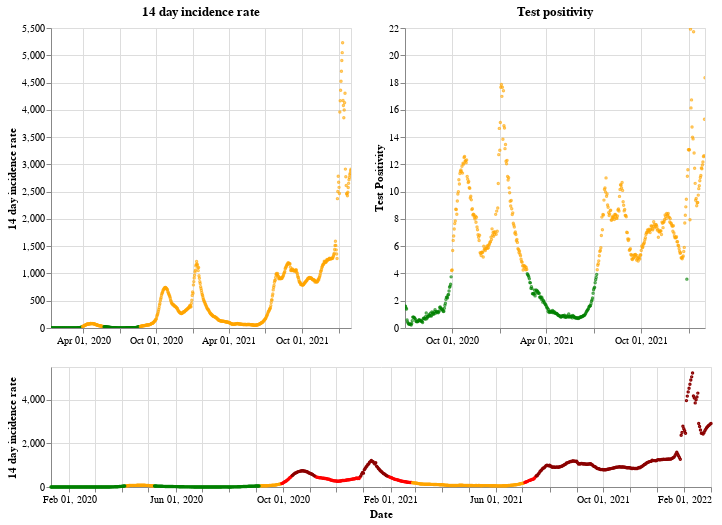

Notebook code cell kept with this figure:
### Markdown cell above
## Northern Ireland

### Code cell
plot_traffic_light('Northern Ireland')

### Figure 1 — Vega-Lite specification as saved in the notebook (floating-point values rounded to 4 significant figures; data arrays with more than 128 entries replaced by an {"elided": "..."} marker saying what was removed)
{"config": {"view": {"continuousWidth": 400, "continuousHeight": 300}}, "vconcat": [{"hconcat": [{"mark": {"type": "point", "size": 2}, "encoding": {"color": {"condition": {"value": "green", "test": "(datum.twoWeeklyCasesRate <= 25)"}, "value": "orange"}, "tooltip": [{"type": "nominal", "field": "areaName"}, {"type": "temporal", "field": "date"}, {"type": "quantitative", "field": "twoWeeklyCasesRate"}, {"type": "quantitative", "field": "testPositivity"}], "x": {"type": "temporal", "axis": {"title": ""}, "field": "date", "scale": {"domain": {"selection": "DateBrush"}}, "timeUnit": "yearmonthdate"}, "y": {"type": "quantitative", "axis": {"title": "14 day incidence rate"}, "field": "twoWeeklyCasesRate"}}, "title": "14 day incidence rate", "width": 300}, {"mark": {"type": "point", "size": 2}, "encoding": {"color": {"condition": {"value": "green", "test": "(datum.testPositivity <= 4)"}, "value": "orange"}, "tooltip": [{"type": "nominal", "field": "areaName"}, {"type": "temporal", "field": "date"}, {"type": "quantitative", "field": "twoWeeklyCasesRate"}, {"type": "quantitative", "field": "testPositivity"}], "x": {"type": "temporal", "axis": {"title": ""}, "field": "date", "scale": {"domain": {"selection": "DateBrush"}}, "timeUnit": "yearmonthdate"}, "y": {"type": "quantitative", "axis": {"title": "Test Positivity"}, "field": "testPositivity"}}, "title": "Test positivity", "width": 300}]}, {"layer": [{"mark": {"type": "point", "size": 2}, "encoding": {"color": {"condition": {"value": "orange", "test": "(((datum.testPositivity < 4) && (datum.twoWeeklyCasesRate >= 50)) && (datum.twoWeeklyCasesRate < 200))"}, "value": "red"}, "opacity": {"condition": {"value": 1, "test": "((datum.twoWeeklyCasesRate >= 50) && (datum.twoWeeklyCasesRate < 500))"}, "value": 0}, "tooltip": [{"type": "nominal", "field": "areaName"}, {"type": "temporal", "field": "date"}, {"type": "quantitative", "field": "twoWeeklyCasesRate"}, {"type": "quantitative", "field": "testPositivity"}], "x": {"type": "temporal", "axis": {"title": "Date"}, "field": "date", "timeUnit": "yearmonthdate"}, "y": {"type": "quantitative", "axis": {"title": "14 day incidence rate"}, "field": "twoWeeklyCasesRate"}}, "selection": {"DateBrush": {"type": "interval", "encodings": ["x"], "fields": ["Time"]}}}, {"mark": {"type": "point", "size": 2}, "encoding": {"color": {"value": "darkred"}, "opacity": {"condition": {"value": 1, "test": "(datum.twoWeeklyCasesRate >= 500)"}, "value": 0}, "tooltip": [{"type": "nominal", "field": "areaName"}, {"type": "temporal", "field": "date"}, {"type": "quantitative", "field": "twoWeeklyCasesRate"}, {"type": "quantitative", "field": "testPositivity"}], "x": {"type": "temporal", "axis": {"title": "Date"}, "field": "date", "timeUnit": "yearmonthdate"}, "y": {"type": "quantitative", "axis": {"title": "14 day incidence rate"}, "field": "twoWeeklyCasesRate"}}}, {"mark": {"type": "point", "size": 2}, "encoding": {"color": {"condition": {"value": "green", "test": "((datum.testPositivity < 4) && (datum.twoWeeklyCasesRate < 50))"}, "value": "orange"}, "opacity": {"condition": {"value": 1, "test": "(datum.twoWeeklyCasesRate < 50)"}, "value": 0}, "tooltip": [{"type": "nominal", "field": "areaName"}, {"type": "temporal", "field": "date"}, {"type": "quantitative", "field": "twoWeeklyCasesRate"}, {"type": "quantitative", "field": "testPositivity"}], "x": {"type": "temporal", "axis": {"title": "Date"}, "field": "date", "timeUnit": "yearmonthdate"}, "y": {"type": "quantitative", "axis": {"title": "14 day incidence rate"}, "field": "twoWeeklyCasesRate"}}}], "height": 120, "width": 660}], "data": {"name": "data-7855b5d793f4260bdd680ecd337948ad"}, "$schema": "https://vega.github.io/schema/vega-lite/v4.8.1.json", "datasets": {"data-7855b5d793f4260bdd680ecd337948ad": {"elided": "753 records"}}}
